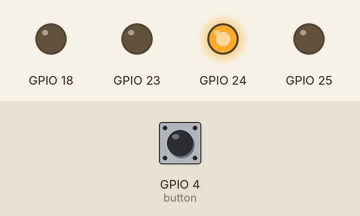
This program was run on a simulated Raspberry Pi (BCM pin numbers). Parts: output pins drawn as LEDs (lit = HIGH). Dashed ring = blinking. The inputs (shaded band) are chosen by the test bench; at power-on: GPIO 4 (button) LOW.

Above: at 1.2 s.
1.3 s: GPIO 4 (button) pulled HIGH for 0.15 s
At 2.05 s:
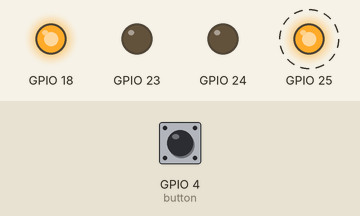
At 8.9 s:
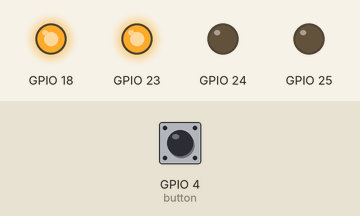
10.3 s: GPIO 4 (button) pulled HIGH for 1 s
At 10.7 s:
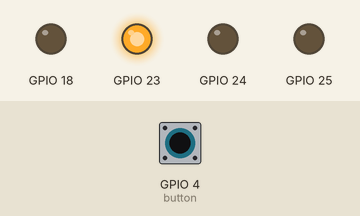
Timing chart, 0 to 19.6 s (numbered marks = the images above; inputs shaded):
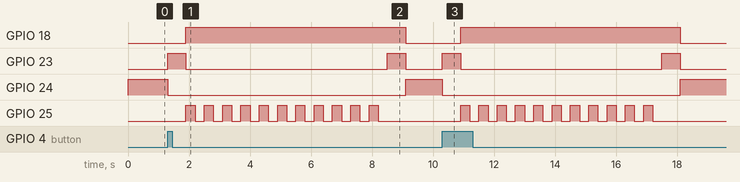

Measured:
- after the input at 1.3 s, GPIO 18: LOW → HIGH after 0.60 s, → LOW 7.2 s later; GPIO 23: alternates HIGH for 0.60 s and LOW for 6.6 s, starting at once; GPIO 24: HIGH → LOW at once, → HIGH 7.8 s later; GPIO 25: alternates HIGH for 0.30 s and LOW for 0.30 s, 22 changes in all, then stays LOW, starting after 0.60 s
- after the input at 10.3 s, GPIO 18: LOW → HIGH after 0.60 s, → LOW 7.2 s later; GPIO 23: alternates HIGH for 0.60 s and LOW for 6.6 s, starting at once; GPIO 24: HIGH → LOW at once, → HIGH 7.8 s later; GPIO 25: alternates HIGH for 0.30 s and LOW for 0.30 s, 22 changes in all, then stays LOW, starting after 0.60 s

The program:

04_traffic_lights_on_button.py
```python
import RPi.GPIO as GPIO
from time import sleep
from functools import partial
import lights_config as config

GPIO.setmode(GPIO.BCM)

GPIO.setup(config.button, GPIO.IN)

def createLight(pin):
  GPIO.setup(pin, GPIO.OUT)
  return partial(GPIO.output, pin)

def trackChange(init):
  value = [init]
  def changed(newValue):
    if (newValue == value[0]):
      return False
    value[0] = newValue
    return True

  return changed

def blink(light, time):
  while (time > 0):
    light(1)
    sleep(0.3)
    light(0)
    sleep(0.3)
    time -= 0.6

btnState = trackChange(GPIO.input(config.button))
red = createLight(config.red)
yellow = createLight(config.yellow)
green = createLight(config.green)
blue = createLight(config.blue)

green(1)

try:
  while True:
    state = GPIO.input(config.button)
    change = btnState(state)
    if change == True:
      if state == True:
        green(0)
        yellow(1)
        sleep(0.6)
        yellow(0)
        red(1)
        blink(blue, 6)
        yellow(1)
        sleep(0.6)
        red(0)
        yellow(0)
        green(1)
      else:
        green(1)
except KeyboardInterrupt:
  GPIO.cleanup()
```

lights_config.py
```python
red = 18
yellow = 23
green = 24
blue = 25

button = 4
```
